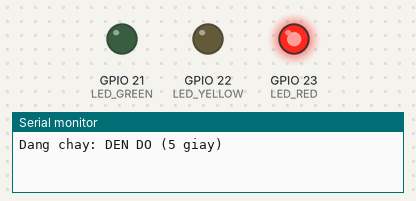
This program was run on a simulated ESP32. On the bench: output pins drawn as LEDs (lit = HIGH), the last lines printed to the serial monitor.

Above: at 2.5 s.
At 7.0 s:
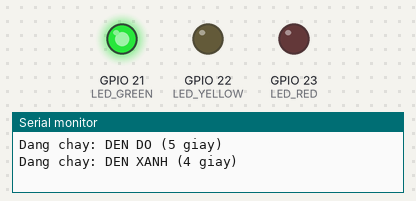
At 10.0 s:
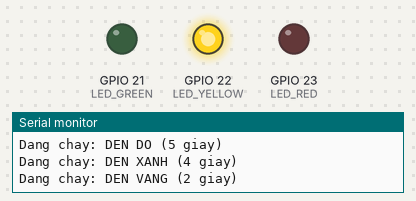
Timing chart, 0 to 14.3 s (numbered marks = the images above):
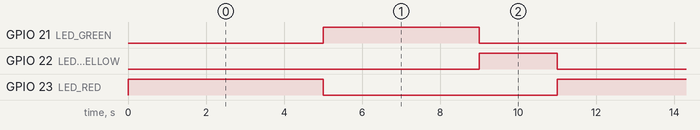

The program:

main.cpp
```cpp
#include <Arduino.h>

#define LED_RED     23
#define LED_YELLOW  22
#define LED_GREEN   21

enum TrafficLight {
  RED,
  GREEN,
  YELLOW
};

TrafficLight state = RED;
unsigned long previousMillis = 0;

void setLight(TrafficLight s) {
  digitalWrite(LED_RED, LOW);
  digitalWrite(LED_YELLOW, LOW);
  digitalWrite(LED_GREEN, LOW);

  switch (s) {
    case RED:
      digitalWrite(LED_RED, HIGH);
      Serial.println("Dang chay: DEN DO (5 giay)");
      break;

    case GREEN:
      digitalWrite(LED_GREEN, HIGH);
      Serial.println("Dang chay: DEN XANH (4 giay)");
      break;

    case YELLOW:
      digitalWrite(LED_YELLOW, HIGH);
      Serial.println("Dang chay: DEN VANG (2 giay)");
      break;
  }
}

void setup() {
  Serial.begin(115200);

  pinMode(LED_RED, OUTPUT);
  pinMode(LED_YELLOW, OUTPUT);
  pinMode(LED_GREEN, OUTPUT);

  setLight(RED);
  previousMillis = millis();
}

void loop() {
  unsigned long currentMillis = millis();

  switch (state) {
    case RED:
      if (currentMillis - previousMillis >= 5000) {
        state = GREEN;
        setLight(state);
        previousMillis = currentMillis;
      }
      break;

    case GREEN:
      if (currentMillis - previousMillis >= 4000) {
        state = YELLOW;
        setLight(state);
        previousMillis = currentMillis;
      }
      break;

    case YELLOW:
      if (currentMillis - previousMillis >= 2000) {
        state = RED;
        setLight(state);
        previousMillis = currentMillis;
      }
      break;
  }
}
```

Measured:
- by itself, GPIO 21 (LED_GREEN): alternates HIGH for 4.0 s and LOW for 7.0 s
- by itself, GPIO 22 (LED_YELLOW): alternates HIGH for 2.0 s and LOW for 9.0 s
- by itself, GPIO 23 (LED_RED): alternates HIGH for 5.0 s and LOW for 6.0 s
